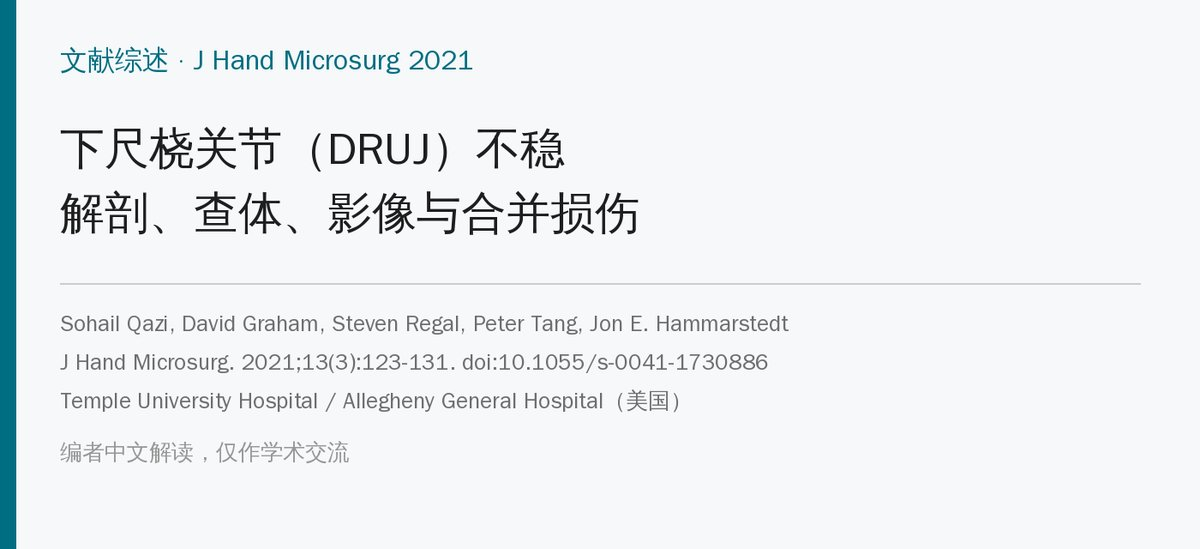
#> input picture wechat/qazi11/images/img01.jpg, 1200 x 549 px, given in place of x53.jpg, which was not available
$ python crop.py ../images
#> lines starting #> are read from the running program, lines starting #| are printed output that depends on the picture; after the words box and inside, x2 and y2 are one past the last pixel; in counts of white or black regions, pixels touching at a corner belong together
#!/usr/bin/env python3
"""从 extract_figures.py 导出的原图（work/x*.jpg）按白色间隙切分小图，只裁切、不改动像素。用法：python3 tools/crop.py work"""
import sys
from PIL import Image
import numpy as np
W = sys.argv[1]
def trim(im, pad=6):
    g = np.array(im.convert('L')) < 235; ys, xs = np.where(g)
    return im.crop((max(xs.min() - pad, 0), max(ys.min() - pad, 0), min(xs.max() + pad, im.width), min(ys.max() + pad, im.height)))
def cut(src, boxes):
#> called with src = 'x53'
    im = Image.open(f'{W}/{src}.jpg').convert('RGB')
#> im is the input picture: PIL image 1200x549 RGB; mean R, G, B 237.1, 239.9, 242.1
    for name, b in boxes.items(): trim(im.crop(b)).save(f'{W}/{name}.jpg', quality=95)
#> this loop made 1 pass
#> pass 1, in trim, `g = np.array(im.convert('L')) < 235`:
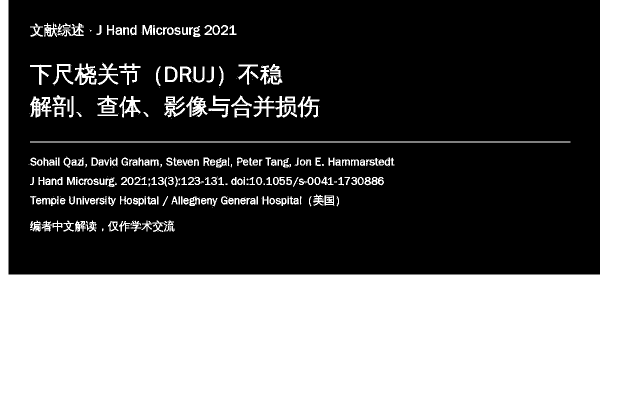
#> g: shape (810, 1280) bool (shown at 1/2 size); 40.9% white; 391 white regions (162 under 20 px), largest, box (x1, y1, x2, y2) and area: (0, 0, 1280, 810) 387333, (60, 283, 1141, 285) 2162, (60, 193, 103, 235) 937
#> pass 1, in cut, `for name, b in boxes.items(): trim(im.crop(b)).save(f'{W}/{name}.jpg',..`:
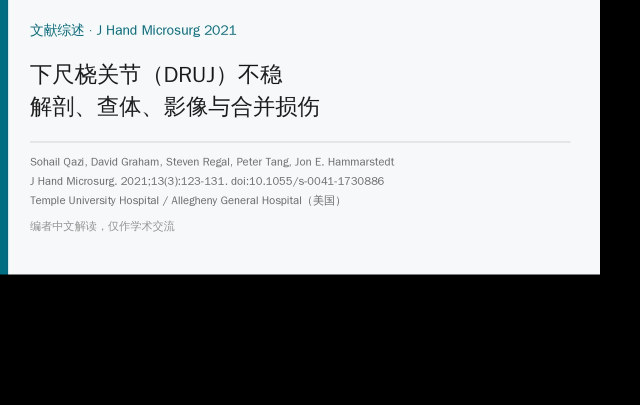
#> saved as f1.jpg: PIL image 1280x810 RGB (shown at 1/2 size); mean R, G, B 150.6, 152.4, 153.9
cut('x53', {'f1': (0, 0, 1280, 810)}); cut('x54', {'f2': (0, 0, 980, 543)}); cut('x55', {'f3': (0, 0, 1200, 732)})
#> call 2 of cut, with src = 'x54'
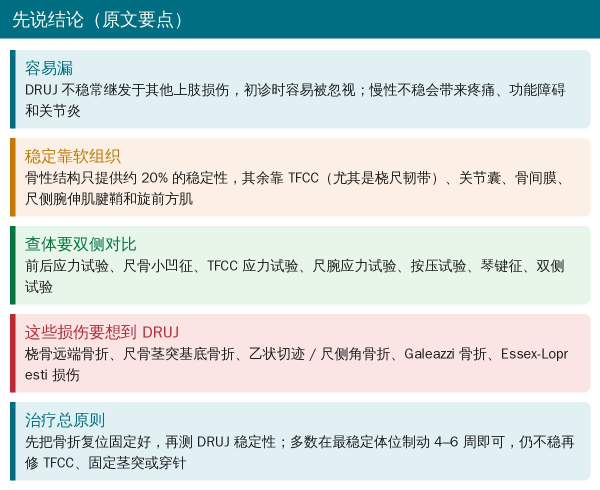
#> input picture wechat/qazi11/images/img02.jpg, 1200 x 980 px, given in place of x54.jpg, which was not available (shown at 1/2 size)
#> in cut, im is the input picture: PIL image 1200x980 RGB; mean R, G, B 211.8, 221.9, 220.5
#> the loop in cut (call 2), `for name, b in boxes.items(): trim(im.crop(b)).save(f'{W}/{name}.jpg',..` made 1 pass
#> pass 1, in trim (call 2), `g = np.array(im.convert('L')) < 235`:
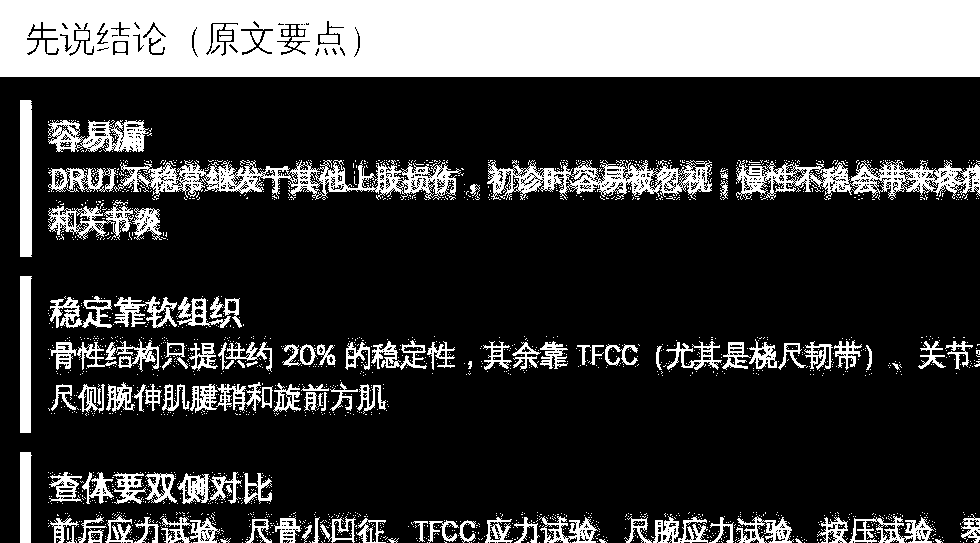
#> g: shape (543, 980) bool; 23.8% white; 2033 white regions (1911 under 20 px), largest, box (x1, y1, x2, y2) and area: (0, 0, 980, 77) 72755, (114, 160, 461, 200) 5596, (736, 160, 980, 200) 4336
#> pass 1, in cut (call 2), `for name, b in boxes.items(): trim(im.crop(b)).save(f'{W}/{name}.jpg',..`:
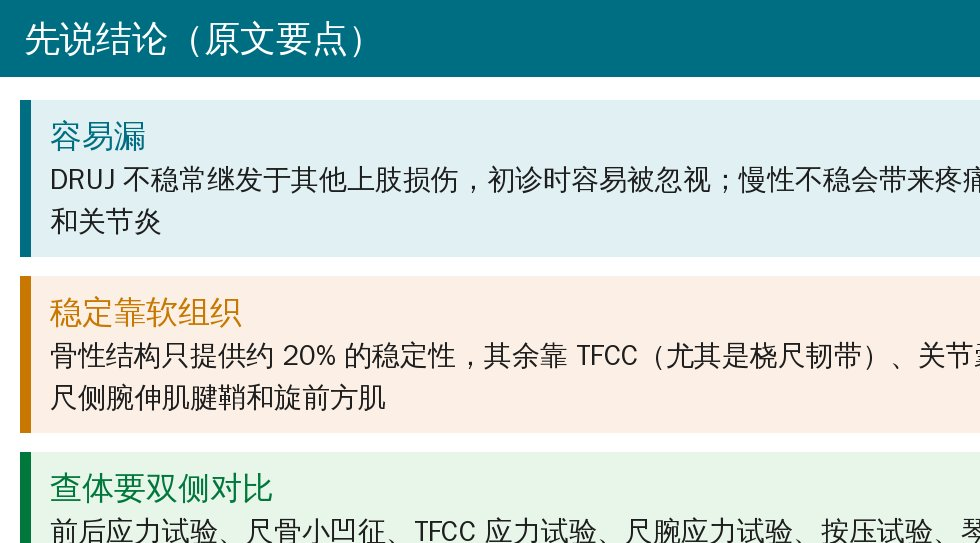
#> saved as f2.jpg: PIL image 980x543 RGB; mean R, G, B 195.9, 214.4, 212.5
#> the loop in cut (call 3), `for name, b in boxes.items(): trim(im.crop(b)).save(f'{W}/{name}.jpg',..` made 1 pass
#> pass 1, in trim (call 3), `g = np.array(im.convert('L')) < 235`:
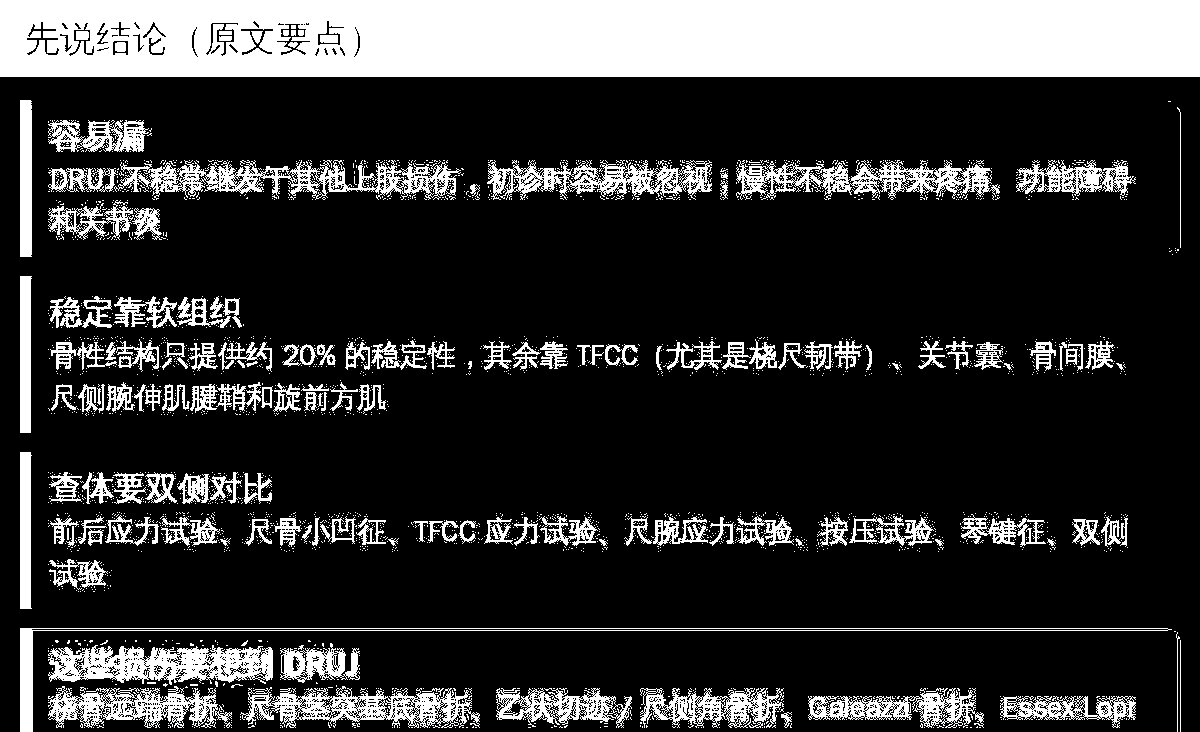
#> g: shape (732, 1200) bool; 20.8% white; 2688 white regions (2540 under 20 px), largest, box (x1, y1, x2, y2) and area: (0, 0, 1200, 77) 89695, (48, 645, 273, 685) 5660, (114, 160, 461, 200) 5596
#> pass 1, in cut (call 3), `for name, b in boxes.items(): trim(im.crop(b)).save(f'{W}/{name}.jpg',..`:
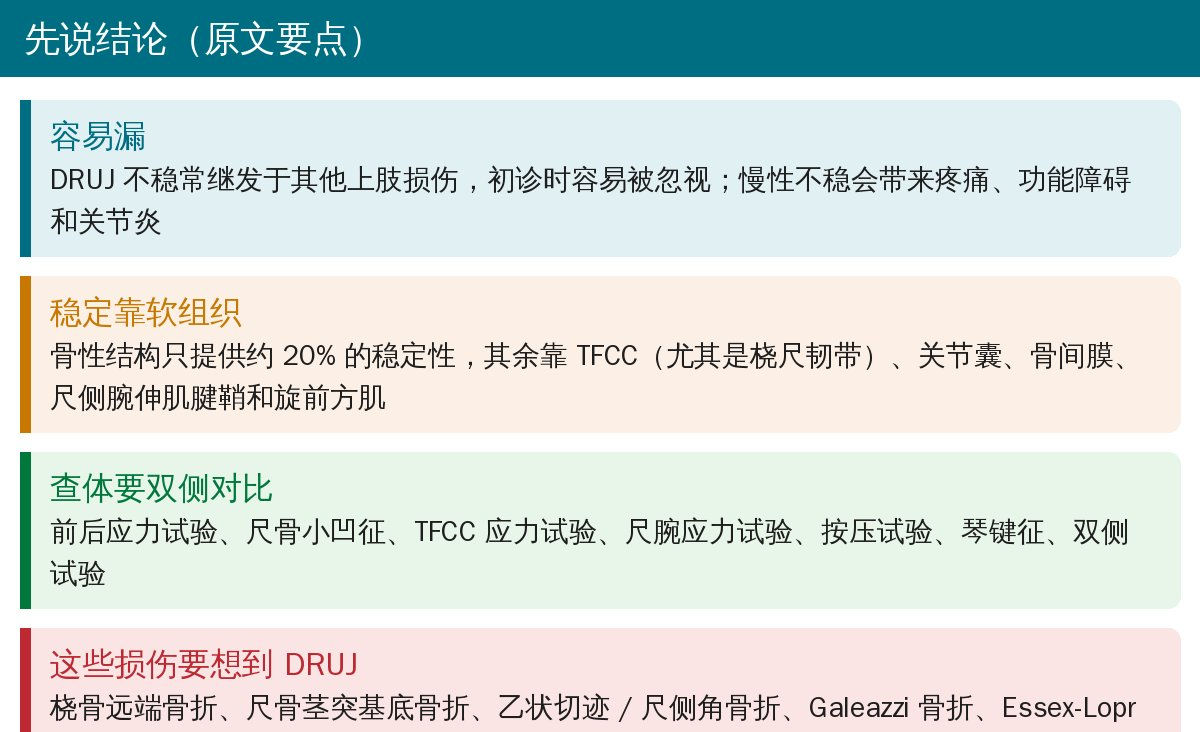
#> saved as f3.jpg: PIL image 1200x732 RGB; mean R, G, B 206.9, 218.7, 216.2
cut('x63', {'f4a': (0, 0, 630, 1275), 'f4b': (695, 0, 1325, 1275), 'f4c': (1390, 0, 2020, 1275)})
#> (the run stopped early here; a loop or call above may not have finished)
